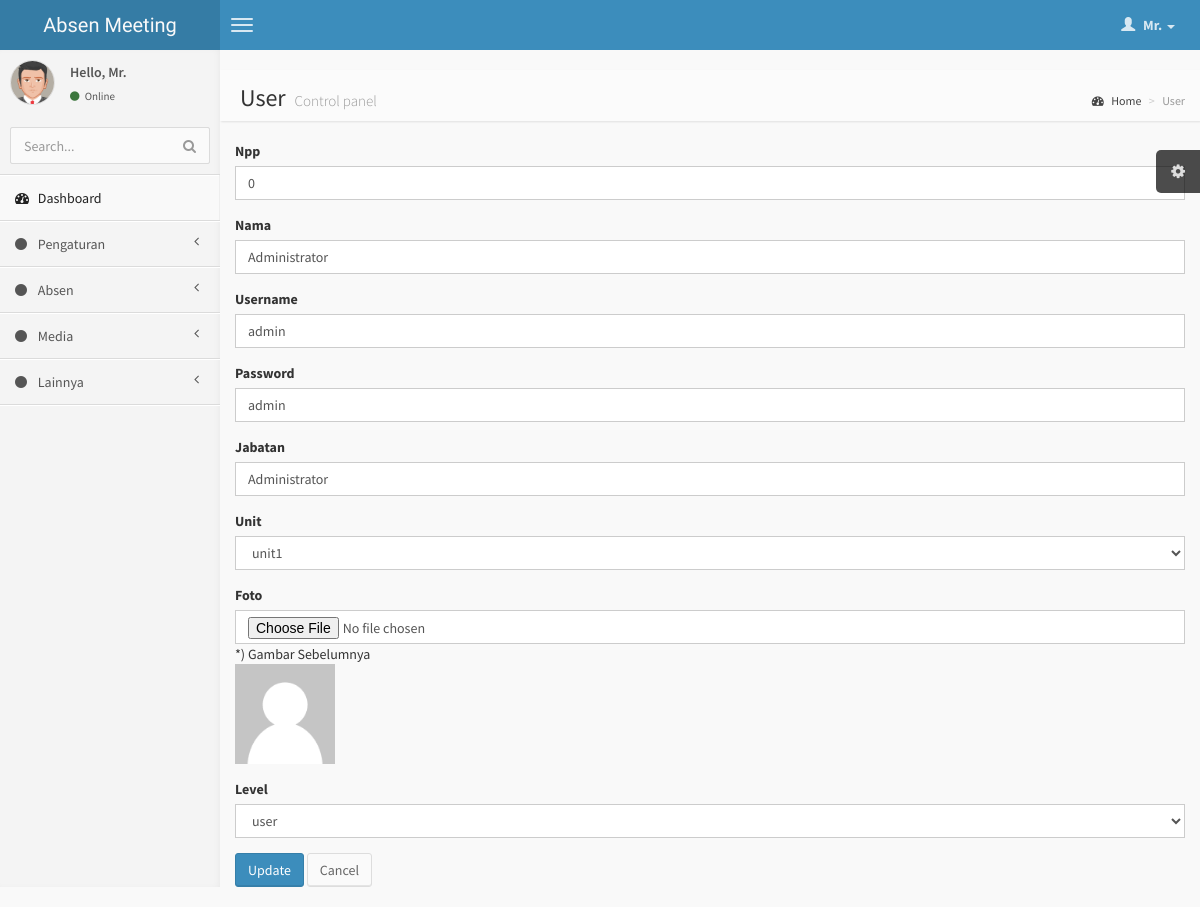
The app's page /users/update/2.html with its own data.
### tables this page shows
CREATE TABLE `users` (
  `id_user` int(11) NOT NULL AUTO_INCREMENT,
  `npp` varchar(20) DEFAULT NULL,
  `nama` varchar(100) DEFAULT NULL,
  `username` varchar(50) DEFAULT NULL,
  `password` varchar(50) DEFAULT NULL,
  `jabatan` varchar(30) DEFAULT NULL,
  `unit` varchar(30) DEFAULT NULL,
  `foto` varchar(100) DEFAULT NULL,
  `level` varchar(20) DEFAULT NULL,
  PRIMARY KEY (`id_user`)
);

### application/controllers/Users.php (called while the page is built, shortened)
<?php
class Users extends CI_Controller
{
    function __construct()
    {
        $this->load->model('Users_model');
        $this->load->library('form_validation');
    }
    public function update($id)
    {
        $row = $this->Users_model->get_by_id($id);
        if ($row) {
            $data = array(
                'button' => 'Update',
                'action' => site_url('users/update_action'),
		'id_user' => set_value('id_user', $row->id_user),
		'npp' => set_value('npp', $row->npp),
		'nama' => set_value('nama', $row->nama),
		'username' => set_value('username', $row->username),
		'password' => set_value('password', $row->password),
		'jabatan' => set_value('jabatan', $row->jabatan),
		'unit' => set_value('unit', $row->unit),
		'foto' => set_value('foto', $row->foto),
		'level' => set_value('level', $row->level),
        'konten' => 'users/users_form',
            'judul' => 'User',
	    );
            $this->load->view('v_index', $data);
        } else {
            $this->session->set_flashdata('message', 'Record Not Found');
            redirect(site_url('users'));
        }
    }
}

### index.php (called while the page is built, shortened)
<?php
require_once BASEPATH.'core/CodeIgniter.php';

### application/models/Users_model.php (called while the page is built, shortened)
<?php
class Users_model extends CI_Model
{
    public $table = 'users';
    public $id = 'id_user';
    function get_by_id($id)
    {
        $this->db->where($this->id, $id);
        return $this->db->get($this->table)->row();
    }
}

### application/views/users/users_form.php (the view, shortened to what this page needs)
<form action="<?php echo $action; ?>" method="post" enctype="multipart/form-data">
        <div class="form-group">
            <label for="varchar">Npp <?php echo form_error('npp') ?></label>
            <input type="text" class="form-control" name="npp" id="npp" placeholder="Npp" value="<?php echo $npp; ?>" />
        </div>
        <div class="form-group">
            <label for="varchar">Nama <?php echo form_error('nama') ?></label>
            <input type="text" class="form-control" name="nama" id="nama" placeholder="Nama" value="<?php echo $nama; ?>" />
        </div>
        <div class="form-group">
            <label for="varchar">Username <?php echo form_error('username') ?></label>
            <input type="text" class="form-control" name="username" id="username" placeholder="Username" value="<?php echo $username; ?>" />
        </div>
        <div class="form-group">
            <label for="varchar">Password <?php echo form_error('password') ?></label>
            <input type="text" class="form-control" name="password" id="password" placeholder="Password" value="<?php echo $password; ?>" />
        </div>
        <div class="form-group">
            <label for="varchar">Jabatan <?php echo form_error('jabatan') ?></label>
            <input type="text" class="form-control" name="jabatan" id="jabatan" placeholder="Jabatan" value="<?php echo $jabatan; ?>" />
        </div>
        <div class="form-group">
            <label for="varchar">Unit <?php echo form_error('unit') ?></label>
            <select name="unit" class="form-control">
                <option value="<?php echo $unit; ?>"><?php echo $unit; ?></option>
            </select>
        </div>
        <div class="form-group">
            <label for="varchar">Foto <?php echo form_error('foto') ?></label>
            <input type="file" class="form-control" name="foto" id="foto" placeholder="Foto" value="<?php echo $foto; ?>" />
            <?php
            if ($foto !== '') {
                ?>
                <div>
                    *) Gambar Sebelumnya <br>
                    <img src="image/foto/<?php echo $foto ?>" style="width: 100px;height: 100px;">
                </div>
                <?php
            } else {
            }
            ?>
        </div>
        <div class="form-group">
            <label for="varchar">Level <?php echo form_error('level') ?></label>
            <select name="level" class="form-control">
                <option value="user">user</option>
            </select>
        </div>
        <button type="submit" class="btn btn-primary"><?php echo $button ?></button>
        <a href="<?php echo site_url('users') ?>" class="btn btn-default">Cancel</a>
    </form>

### assets/css/AdminLTE.css (style rules this page uses)
html, body { overflow-x: hidden!important; font-family: 'Source Sans Pro', sans-serif; -webkit-font-smoothing: antialiased; min-height: 100%; background: #f9f9f9; }
a { color: #3c8dbc; }
img { max-width: 100%important; }
.form-control { -webkit-border-radius: 0px !important; -moz-border-radius: 0px !important; border-radius: 0px !important; box-shadow: none; }
.btn { font-weight: 500; -webkit-border-radius: 3px; -moz-border-radius: 3px; border-radius: 3px; border: 1px solid transparent; -webkit-box-shadow: inset 0px -2px 0px 0px rgba(0, 0, 0, 0.09); -moz-box-shadow: inset 0px -2px 0px 0px rgba(0, 0, 0, 0.09); box-shadow: inset 0px -1px 0px 0px rgba(0, 0, 0, 0.09); }
.btn.btn-default { background-color: #fafafa; color: #666; border-color: #ddd; border-bottom-color: #ddd; }
.btn.btn-primary { background-color: #3c8dbc; border-color: #367fa9; }

### records on screen
users: npp "0", nama "Administrator", username "admin", password "admin", jabatan "Administrator", unit "unit1", foto (picture)

### other values on screen
$judul "User"
$button "Update"
